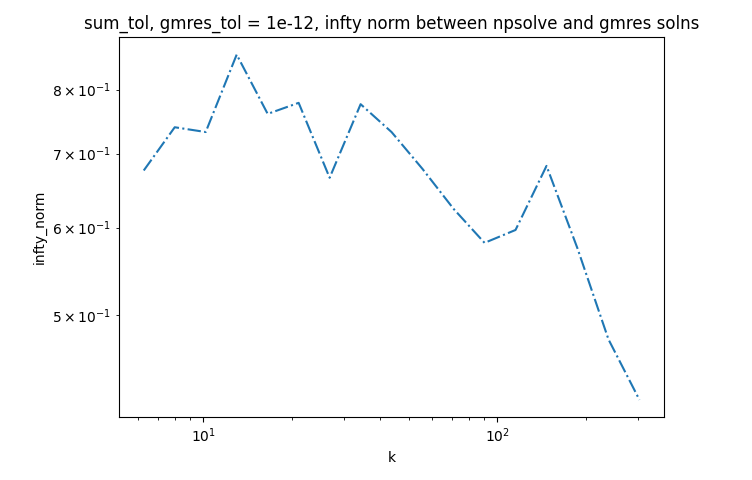

The script that drew this image:
import numpy as np
import unittest
import matplotlib.pyplot as plt
from hwcounter import Timer, count, count_end


import sys
sys.path.append('../../Ncyl/')
from Ncyl_gmres import scattering, cyl

lim = 5
x = np.linspace(-lim, lim, num = 500)
y = np.copy(x)
X, Y = np.meshgrid(x,y)

freq = np.logspace(0, 2, num = 20)
k = np.zeros(len(freq))
infty_norm = np.zeros(len(freq))

for i in range(len(freq)):
    print(i)
    sc = scattering([cyl('d', np.array([-1, 2]), 0.3), cyl('n', np.array([-1, -2]), 0.5), cyl('i', np.array([1, 0]), 0.2)], gmres_tol = 1e-12, sum_tol = 1e-12, freq = freq[i])
    
    infty_norm[i] = np.amax(np.abs(sc.make_u(X,Y, method = 'explicit') - sc.make_u(X,Y)))
    k[i] = sc.get_wavenumber()

fig, ax = plt.subplots()
ax.loglog(k, infty_norm, '-.')
ax.set_title('sum_tol, gmres_tol = 1e-12, infty norm between npsolve and gmres solns')
ax.set_xlabel('k')
ax.set_ylabel('infty_norm')
plt.tight_layout()
plt.show()
#plt.savefig('infty_norm_npsolve_vs_gmres.png', dpi = 150)
